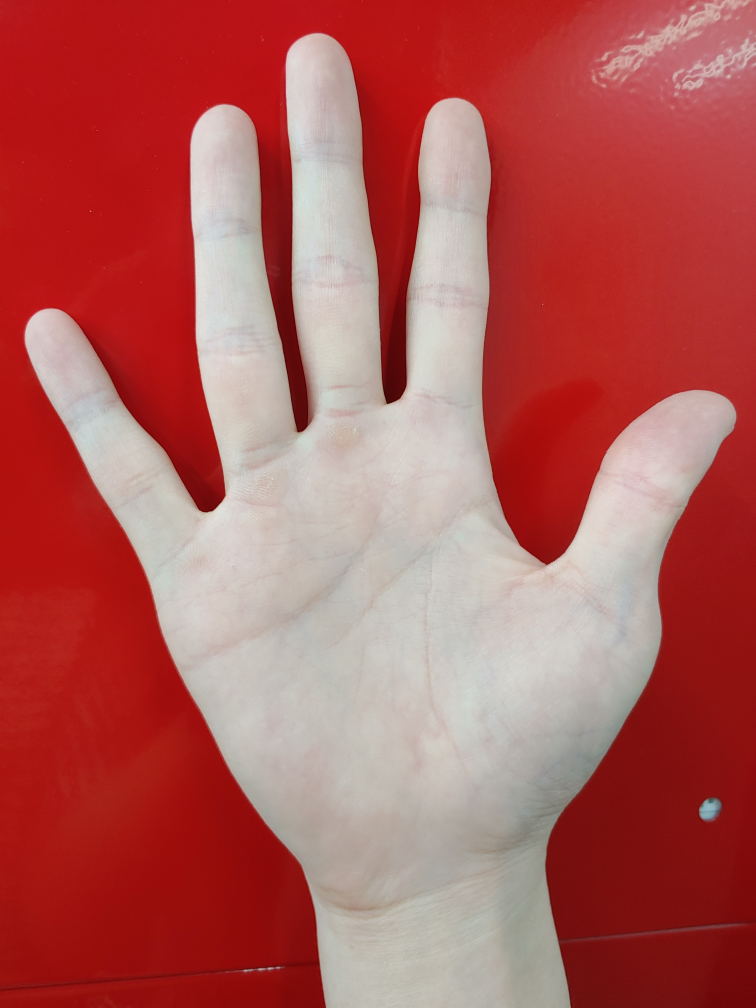
#> input picture Image_F/opnecvTest (1).jpg, 3024 x 4032 px, found by its file name (shown at 1/4 size)
$ python ImageProcess.py   (older library calls are emulated)
#> lines starting #> are read from the running program, lines starting #| are printed output that depends on the picture; after the words box and inside, x2 and y2 are one past the last pixel; in counts of white or black regions, pixels touching at a corner belong together
import cv2
import numpy as np
import sys, copy, math

# [12 lines left out: function CaptureCamera, not called in this run]

def LoadPicture(size):
#> called with size = (400, 400)
    Image =  cv2.imread('EncoreSecondTeamProject/Image_F/opnecvTest (1).jpg',cv2.IMREAD_COLOR)
#> Image is the input picture: shape (4032, 3024, 3); mean B, G, R 89.6, 92.7, 177.1
    return cv2.resize(Image, dsize=size, interpolation = cv2.INTER_AREA)
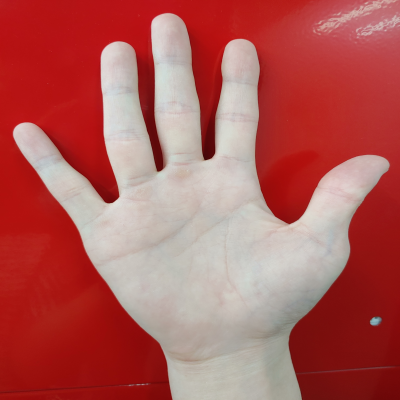
#> returned value: shape (400, 400, 3); mean of channels 0, 1, 2 89.6, 92.7, 177.1; drawn as B, G, R

# [20 lines of commented-out code are left out]

    return morpImage
def BackGroundErase(capImg):
    eraseImage = cv2.inRange(capImg , (0, 100,100), (255,255,255))
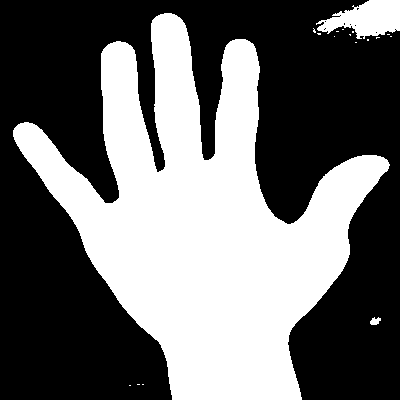
#> eraseImage: shape (400, 400); 42.1% white; 18 white regions (15 under 20 px), largest, box (x1, y1, x2, y2) and area: (13, 13, 390, 400) 65227, (316, 0, 400, 39) 2010, (370, 317, 381, 325) 61

    morpKernel = np.ones((5,5), np.uint8)
    morpImage = cv2.dilate(eraseImage, morpKernel, iterations=3)
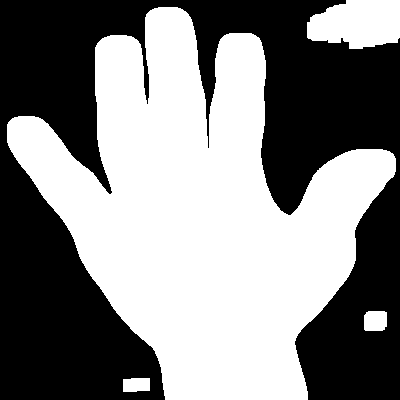
#> morpImage: shape (400, 400); 52.1% white; 1 black region, box (x1, y1, x2, y2) and area: (0, 0, 400, 400) 76653
    morpImage = cv2.erode(morpImage, morpKernel, iterations = 6)
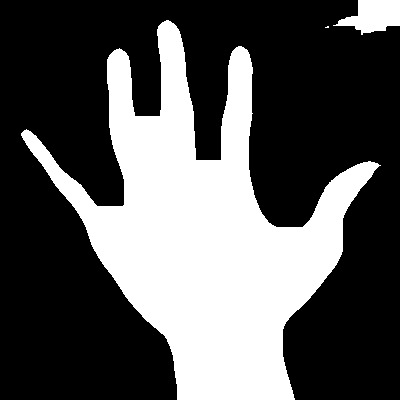
#> morpImage: shape (400, 400); 34.2% white; 3 white regions (1 under 20 px), largest, box (x1, y1, x2, y2) and area: (21, 20, 381, 400) 53296, (333, 0, 400, 35) 1443
    morpImage = cv2.dilate(morpImage, morpKernel, iterations=3)
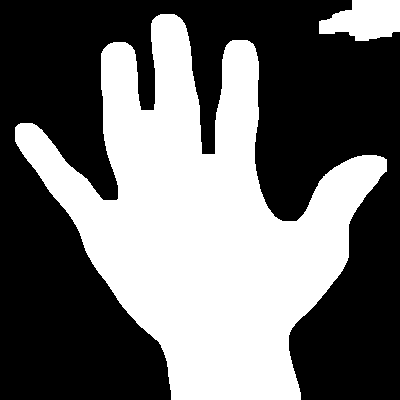
#> morpImage: shape (400, 400); 42.7% white; 2 white regions, box (x1, y1, x2, y2) and area: (15, 14, 387, 400) 65896, (319, 0, 400, 41) 2421

    return morpImage

def Labeling(HImage):
    edge = cv2.Canny(HImage, 50 ,150)
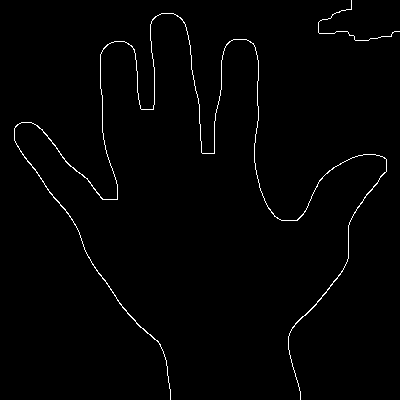
#> edge: shape (400, 400); 1.2% white in thin lines or dots
    image, contours, hierachy = cv2.findContours(edge.copy(), cv2.RETR_LIST, cv2.CHAIN_APPROX_NONE)
#> contours = 2 contours, 1 with area under 20; largest, box (x1, y1, x2, y2) and area: (14, 13, 387, 400) 236

    image = cv2.cvtColor(image, cv2.COLOR_GRAY2BGR)
#> image: shape (400, 400, 3); 1.2% white in thin lines or dots
    image = cv2.drawContours(edge, contours[0], -1, (255,0,0),1)

    nlabels, labels, stats, centroids = cv2.connectedComponentsWithStats(edge)
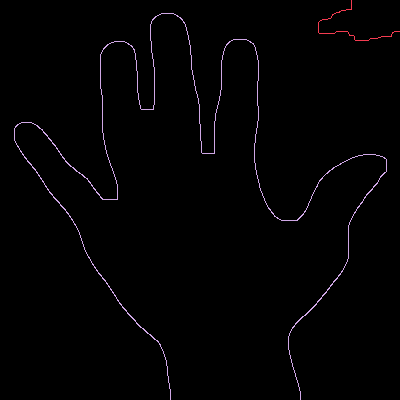
#> labels: shape (400, 400) int32; 3 distinct labels, from 0 to 2; one colour per label, 0 black
#> nlabels = 3; stats = [[0, 0, 400, 400, 158031], [318, 0, 82, 41, 145], [14, 13, 373, 387, 1824]]; centroids = [[199.5, 200], [349.8, 27.28], [191.6, 171.1]]
    size = [stats[i,cv2.CC_STAT_AREA] for i in range(len(stats))]
#> size = [158031, 145, 1824]
    size.sort()
    for i in range(nlabels):
        area = stats[i, cv2.CC_STAT_AREA]
        if area == size[-2] and area >= 300:
            return area
    else: return 0
#> this loop made 3 passes

# [12 lines left out: function FindFinger, not called in this run]

def calDistance(posX, posY):
    return int(((int(posX[0]) - int(posY[0]))**2 + (int(posX[1]) - int(posY[1]))**2)**0.5)

# [56 lines left out: functions FindFingerCount, FindFinger2, not called in this run]

    # [11 lines of commented-out code are left out]

def main():
    # size = tuple(map(int, input("input Size width, height : ").split()))
    size = (400, 400)
    shadowImage = BackGroundErase(LoadPicture(size))
    area = Labeling(shadowImage)
#> area = 1824
    if area == 0: print("인식 오류")
    elif 842 < area <= 1150: print("1")
    elif 1150 < area <= 1385 : print("2")
    elif 1385 < area <= 1619 : print("3")
    elif 1619 < area <= 1796 : print("4")
    elif 1796 < area : print("5")
    else : print("0")


main()
